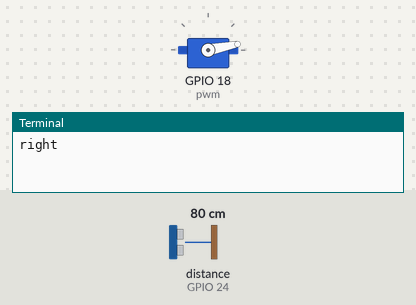
A program run on a simulated Raspberry Pi (BCM pin numbers). On the bench: servo, the last lines printed to the terminal. The inputs (shaded band) are chosen by the test bench; at power-on: distance to the obstacle (sensor on GPIO 24) 80 cm. Servo angles are drawn from the pulse width (0.5 ms = 0°, 2.5 ms = 180°); the clock reads 2024-03-15 10:24:30 at power-on unless the program sets it. At 30.1 s the program stops and its outputs stay as they are.

Above: at 0.1 s.
At 10.1 s:
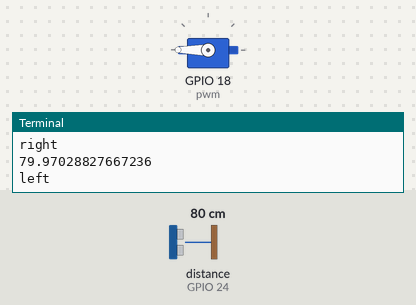
At 20.1 s:
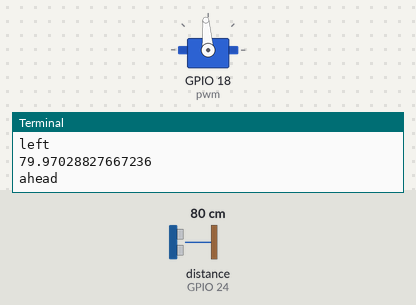
Timing chart, 0 to 21.6 s (numbered marks = the images above):
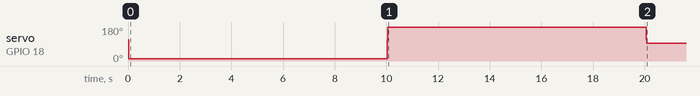

The program:

servo+distance.py
```python
import RPi.GPIO as GPIO
import time
GPIO.setmode(GPIO.BCM)
GPIO.setup(23, GPIO.OUT)
GPIO.setup(24, GPIO.IN)


disright = []
disleft = []
disahead = []
def distance_right():
    global disright
    for i in range(5) :
        GPIO.output(23, True)
        time.sleep(0.00001)
        GPIO.output(23, False)
        StartTime = time.time()
        StopTime = time.time()

        while GPIO.input(24) == 0:
            StartTime = time.time()
        while GPIO.input(24) == 1:
            StopTime = time.time()

        TimeElapsed = StopTime - StartTime
        now_distance = (TimeElapsed * 34300) / 2
#        print (now_distance)
        disright.append(now_distance)
        time.sleep(1)


def distance_ahead():
    global disahead
    for i in range(5) :
        GPIO.output(23, True)
        time.sleep(0.00001)
        GPIO.output(23, False)
        StartTime = time.time()
        StopTime = time.time()

        while GPIO.input(24) == 0:
            StartTime = time.time()
        while GPIO.input(24) == 1:
            StopTime = time.time()

        TimeElapsed = StopTime - StartTime
        now_distance = (TimeElapsed * 34300) / 2
#        print (now_distance)
        disahead.append(now_distance)
        time.sleep(1)


def distance_left():
    global disleft
    for i in range(5) :
        GPIO.output(23, True)
        time.sleep(0.00001)
        GPIO.output(23, False)
        StartTime = time.time()
        StopTime = time.time()

        while GPIO.input(24) == 0:
            StartTime = time.time()
        while GPIO.input(24) == 1:
            StopTime = time.time()

        TimeElapsed = StopTime - StartTime
        now_distance = (TimeElapsed * 34300) / 2
#        print (now_distance)
        disleft.append(now_distance)
        time.sleep(1)


def servo_right():
    GPIO.setup(18,GPIO.OUT)
    pwm = GPIO.PWM(18,40)
    pwm.start(7)
    pwm.ChangeDutyCycle(2.5)
    print ("right")
    time.sleep(5)
    pwm.ChangeDutyCycle(0)
    pwm.stop()


def servo_left():
    GPIO.setup(18,GPIO.OUT)
    pwm = GPIO.PWM(18,40)
    pwm.start(7)
    pwm.ChangeDutyCycle(11)
    print ("left")
    time.sleep(5)
    pwm.ChangeDutyCycle(0)
    pwm.stop()


def servo_ahead():
    GPIO.setup(18,GPIO.OUT)
    pwm = GPIO.PWM(18,40)
    pwm.start(7)
    pwm.ChangeDutyCycle(6.2)
    print ("ahead")
    time.sleep(5)
    pwm.ChangeDutyCycle(0)
    pwm.stop()


servo_right()
distance_right()
mindisright = min(disright)
print (mindisright)


servo_left()
distance_left()
mindisleft = min(disleft)
print (mindisleft)


servo_ahead()
distance_ahead()
mindisahead = min (disahead)
print (mindisahead)


GPIO.cleanup()
```
